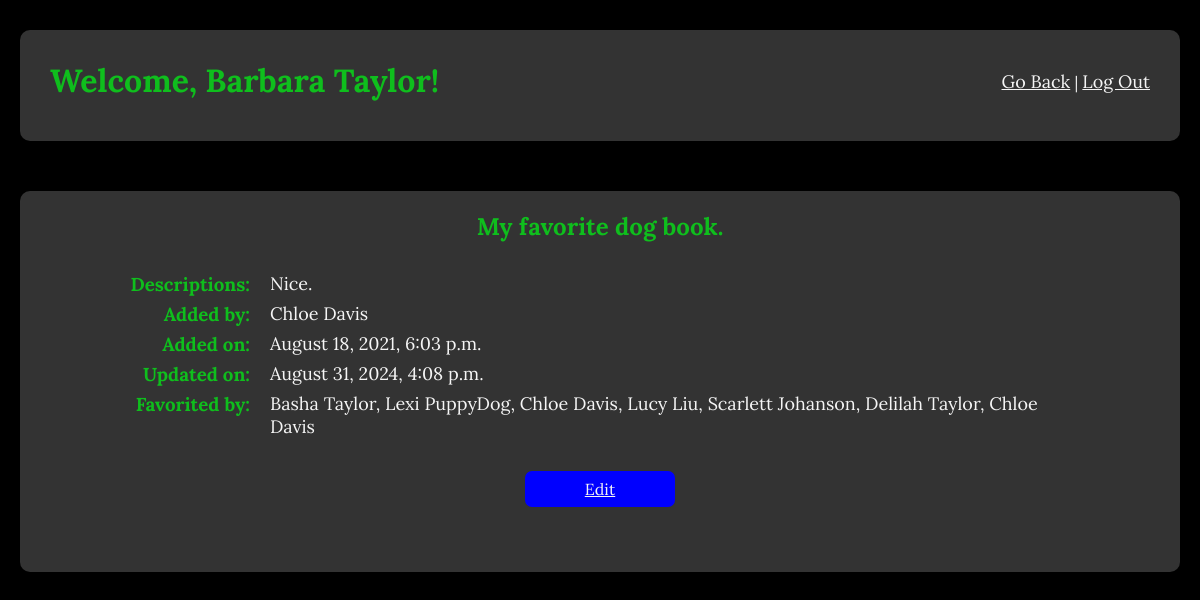
Screenshot of /books/8 (signed in) with the database file from the repository.
### favorite_books_app/models.py (models this page shows)
class User(models.Model):
    first_name=models.CharField(max_length=45)
    last_name=models.CharField(max_length=45)
    email=models.CharField(max_length=255)
    password=models.CharField(max_length=255)
    created_at=models.DateTimeField(auto_now_add=True)
    updated_at=models.DateTimeField(auto_now=True)
    objects=UserManager()

class Book(models.Model):
    title = models.CharField(max_length = 255)
    description = models.CharField(max_length = 255)
    uploaded_by = models.ForeignKey(User, related_name="books_uploaded", on_delete=models.CASCADE)
    users_who_like = models.ManyToManyField(User, related_name = "liked_books")
    created_at = models.DateTimeField(auto_now_add=True)
    updated_at = models.DateTimeField(auto_now=True)
    objects = BookManager()

### favorite_books_app/views.py (the view)
# urls.py: path('books/<int:book_id>', views.show_one, name='show_book'),  # View a single book
def show_one(request, book_id):
    if 'userid' not in request.session:
        return redirect('/')  # Redirect to login page if user is not logged in
    book = get_object_or_404(Book, id=book_id)
    current_user = User.objects.get(id=request.session['userid'])
    context = {
        'book': book,
        'current_user': current_user,
    }
    return render(request, 'show_book.html', context)

### favorite_books_app/templates/show_book.html (shortened to what this page needs)
<!DOCTYPE html>
<html lang="en">
<head>
    {% load static %}
    <link rel="stylesheet" href="{% static 'css/show_book.css' %}">
</head>
<body>
    <div class="container">
        <div class="header">
            <h1>Welcome, {{ current_user.first_name }} {{ current_user.last_name }}!</h1><br>
            <div class="links">
                <a href="{% url 'list_books' %}">Go Back</a> | <a id="log_out" href="/">Log Out</a>
            </div>
        </div>
        <div class="main">
            <div class="content">
                <h2>{{ book.title }}</h2>
                <div>
                    <h3>Descriptions: </h3>
                    <p>{{ book.description }}</p>
                </div>
                <div>
                    <h3>Added by: </h3>
                    <p>{{ book.uploaded_by.first_name }} {{ book.uploaded_by.last_name }}</p>
                </div>
                <div>
                    <h3>Added on: </h3>
                    <p>{{ book.created_at|date:"F j, Y, g:i a" }}</p>
                </div>
                <div>
                    <h3>Updated on: </h3>
                    <p>{{ book.updated_at|date:"F j, Y, g:i a" }}</p>
                </div>
                <div>
                    <h3>Favorited by:</h3>
                    <p>{% if book.users_who_like.all %}
                            {% for user in book.users_who_like.all %}
                                {{ user.first_name }} {{ user.last_name }}{% if not forloop.last %}, {% endif %}
                            {% endfor %}
                        {% else %}
                            No one
                        {% endif %}
                    </p>
                </div>
            </div>
            <div class="button-wrapper">
                <a href="{% url 'edit_book' book.id %}" class="btn">Edit</a>
            </div>
        </div>
    </div>
</body>
</html>

### favorite_books_app/static/css/show_book.css (style rules this page uses)
* { margin: 0; padding: 0; box-sizing: border-box; font-family: Lora, serif; }
.container { display: flex; flex-direction: column; align-items: center; background-color: black; min-height: 100vh; padding: 20px; }
.header { display: flex; justify-content: space-between; margin: 10px; width: 100%; background-color:#333; color: white; padding: 10px 30px 10px 30px; border-radius: 10px; }
.links { color: whitesmoke; margin: 30px 0 30px 0; }
.main { display: flex; flex-direction: column; align-items: center; color: whitesmoke; margin: 40px; background-color: #333; padding: 20px 100px 20px 100px; border-radius: 10px; width: 100%; }
h1 { margin: 20px 0 30px 0; }
h1, h2 { color: rgb(15, 190, 29) }
h2 { text-align: center; margin-bottom: 30px; }
h3 { color: rgb(15, 190, 29); margin: 0; min-width: 160px; text-align: right; padding-right: 20px; }
.button-wrapper { display: flex; justify-content: center; gap: 10px; margin: 20px 0 45px 0; width: 100%; }
.btn { background-color: blue; color: whitesmoke; padding: 8px 15px; border: none; border-radius: 7px; cursor: pointer; font-size: 16px; transition: background-color 0.3s; max-width: 150px; text-align: center; }
.content { color: whitesmoke; display: flex; flex-direction: column; margin-bottom: 7px; }
.content > div { display: flex; align-items: flex-start; margin-bottom: 6px; }
h3 { color: rgb(15, 190, 29); margin: 0; min-width: 150px; text-align: right; padding-right: 20px; }
p, a { margin: 0; flex: 1; font-size: large; color: whitesmoke; }

### rows the page displays
User: first_name "Barbara", last_name "Taylor"
Book: title "My favorite dog book.", description "Nice.", uploaded_by.first_name "Chloe", uploaded_by.last_name "Davis", created_at "August 18, 2021, 6:03 p.m.", updated_at "August 31, 2024, 4:08 p.m."
User: first_name "Basha", last_name "Taylor"
User: first_name "Lexi", last_name "PuppyDog"
User: first_name "Chloe", last_name "Davis"
User: first_name "Lucy", last_name "Liu"
User: first_name "Scarlett", last_name "Johanson"
User: first_name "Delilah", last_name "Taylor"
User: first_name "Chloe", last_name "Davis"
